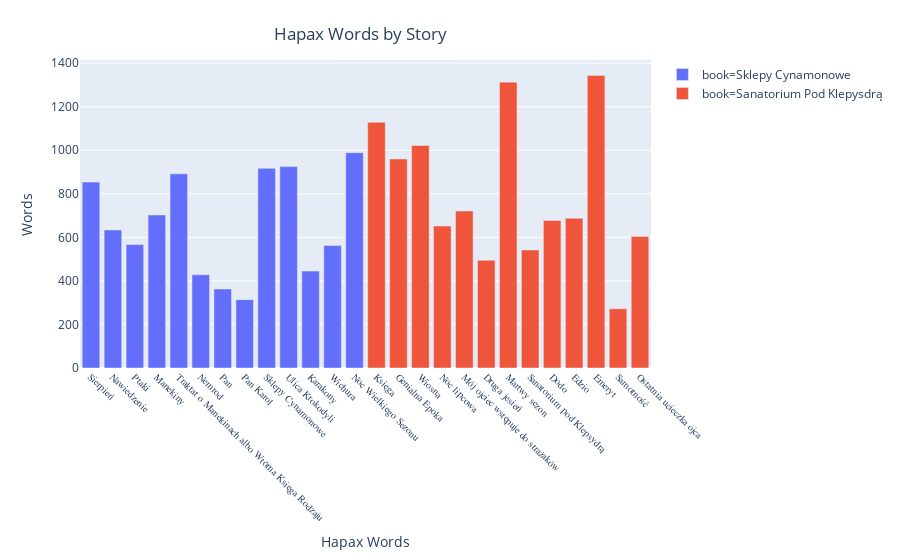

Here is the notebook cell this chart was saved with:
### Code cell
fig = px.bar(df, x='story_title', y='total_hapax_words', color = 'book')
fig.update_layout(
    title={
        'text': "Hapax Words by Story",
        'y':0.95,
        'x':0.40,
        'xanchor': 'center',
        'yanchor': 'top'
    })
fig.update_xaxes(title_text='Hapax Words', tickangle=45, tickfont=dict(family='Rockwell', size=10))
fig.update_yaxes(title_text='Words')
fig.show()

### Figure 1 — Plotly figure (JSON) as saved in the notebook; plotly's stock layout.template omitted (floating-point values rounded to 4 significant figures)
{"data": [{"alignmentgroup": "True", "hoverlabel": {"namelength": 0}, "hovertemplate": "book=Sklepy Cynamonowe<br>story_title=%{x}<br>total_hapax_words=%{y}", "legendgroup": "book=Sklepy Cynamonowe", "marker": {"color": "#636efa"}, "name": "book=Sklepy Cynamonowe", "offsetgroup": "book=Sklepy Cynamonowe", "orientation": "v", "showlegend": true, "textposition": "auto", "type": "bar", "x": ["Sierpień", "Nawiedzenie", "Ptaki", "Manekiny", "Traktat o Manekinach albo Wtórna Księga Rodzaju", "Nemrod", "Pan", "Pan Karol", "Sklepy Cynamonowe", "Ulica Krokodyli", "Karakony", "Wichura", "Noc Wielkiego Sezonu"], "xaxis": "x", "y": [854, 634, 567, 703, 892, 428, 363, 314, 917, 925, 445, 563, 989], "yaxis": "y"}, {"alignmentgroup": "True", "hoverlabel": {"namelength": 0}, "hovertemplate": "book=Sanatorium Pod Klepysdrą<br>story_title=%{x}<br>total_hapax_words=%{y}", "legendgroup": "book=Sanatorium Pod Klepysdrą", "marker": {"color": "#EF553B"}, "name": "book=Sanatorium Pod Klepysdrą", "offsetgroup": "book=Sanatorium Pod Klepysdrą", "orientation": "v", "showlegend": true, "textposition": "auto", "type": "bar", "x": ["Księga", "Genialna Epoka ", "Wiosna", "Noc lipcowa", "Mój ojciec wstępuje do strażaków", "Druga jesień", "Martwy sezon", "Sanatorium pod Klepsydrą", "Dodo", "Edzio", "Emeryt", "Samotność", "Ostatnia ucieczka ojca"], "xaxis": "x", "y": [1129, 960, 1022, 652, 721, 495, 1313, 542, 678, 688, 1344, 272, 604], "yaxis": "y"}], "layout": {"barmode": "relative", "legend": {"tracegroupgap": 0}, "margin": {"t": 60}, "title": {"text": "Hapax Words by Story", "x": 0.4, "xanchor": "center", "y": 0.95, "yanchor": "top"}, "xaxis": {"anchor": "y", "domain": [0, 1], "tickangle": 45, "tickfont": {"family": "Rockwell", "size": 10}, "title": {"text": "Hapax Words"}}, "yaxis": {"anchor": "x", "domain": [0, 1], "title": {"text": "Words"}}}}
